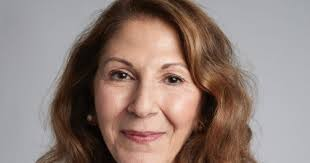
#> input picture PythonOpencv/TestLocalFaceRecognition/Fotos/image.jpg, 310 x 163 px, found by its file name
$ python BaseImageRecognition.py
#> lines starting #> are read from the running program, lines starting #| are printed output that depends on the picture; after the words box and inside, x2 and y2 are one past the last pixel; in counts of white or black regions, pixels touching at a corner belong together
import numpy as np
import cv2
import time
import os

face_cascade = cv2.CascadeClassifier(os.path.abspath('Xml\\haarcascade_frontalface_default.xml'))
eye_cascade = cv2.CascadeClassifier(os.path.abspath('Xml\\haarcascade_eye.xml'))

img = cv2.imread(os.path.abspath('Fotos\\image.jpg',))
#> img is the input picture: shape (163, 310, 3); mean B, G, R 120.5, 127.3, 145.3

gray = cv2.cvtColor(img, cv2.COLOR_BGR2GRAY)
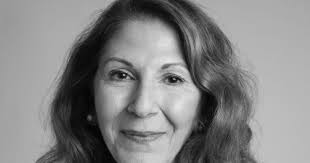
#> gray: shape (163, 310); min 1, max 233, mean 131.8

faces = face_cascade.detectMultiScale(gray, 1.3, 5)
#> faces = [[84, 29, 124, 124]]

for (x,y,w,h) in faces:

    cv2.rectangle(img,(x,y),(x+w,y+h),(0,0,255),2)

    roi_gray = gray[y:y+h, x:x+w]

    roi_color = img[y:y+h, x:x+w]

    eyes = eye_cascade.detectMultiScale(roi_gray)

    for (ex,ey,ew,eh) in eyes:

        cv2.rectangle(roi_color,(ex,ey),(ex+ew,ey+eh),(0,255,0),2)
#> this loop made 1 pass
#> (x, y, w, h, eyes) on pass 1: (84, 29, 124, 124, [[19, 30, 32, 32], [74, 37, 28, 28]])
#> pass 1, `roi_gray = gray[y:y+h, x:x+w]`:
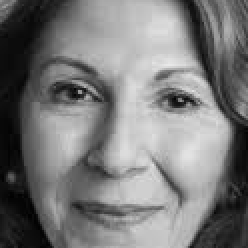
#> roi_gray: shape (124, 124) (shown 2 times larger); min 1, max 233, mean 121.1
#> pass 1, `roi_color = img[y:y+h, x:x+w]`:
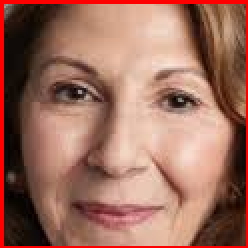
#> roi_color: shape (124, 124, 3) (shown 2 times larger); mean B, G, R 93.2, 108.7, 157.1
#> after the loop:
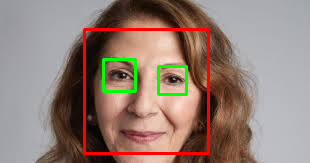
#> img: shape (163, 310, 3); 4.35% of pixels changed, all inside (x1, y1, x2, y2) = (83, 28, 210, 155)
#> after the loop:
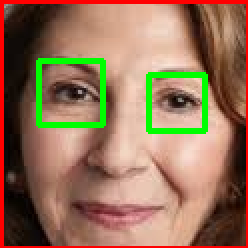
#> roi_color: shape (124, 124, 3) (shown 2 times larger); 4.63% of pixels changed, all inside (x1, y1, x2, y2) = (18, 29, 104, 67)


cv2.imshow('img',img)

cv2.waitKey(0)

cv2.destroyAllWindows()
